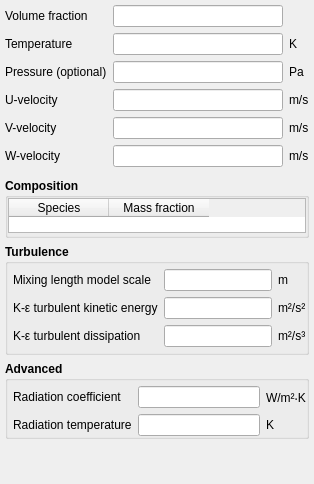
             <widget class="QWidget" name="page_fluid">
              <layout class="QVBoxLayout" name="verticalLayout_2">
               <property name="spacing">
                <number>6</number>
               </property>
               <property name="leftMargin">
                <number>5</number>
               </property>
               <property name="topMargin">
                <number>5</number>
               </property>
               <property name="rightMargin">
                <number>5</number>
               </property>
               <property name="bottomMargin">
                <number>5</number>
               </property>
               <item>
                <widget class="QWidget" name="frame_fluid_parameters" native="true">
                 <layout class="QGridLayout" name="gridLayout_3">
                  <property name="leftMargin">
                   <number>0</number>
                  </property>
                  <property name="topMargin">
                   <number>0</number>
                  </property>
                  <property name="rightMargin">
                   <number>0</number>
                  </property>
                  <property name="bottomMargin">
                   <number>5</number>
                  </property>
                  <item row="1" column="1">
                   <widget class="LineEdit" name="lineedit_keyword_ic_t_g_args_IC"/>
                  </item>
                  <item row="0" column="0">
                   <widget class="QLabel" name="label_ic_ep_g">
                    <property name="text">
                     <string>Volume fraction</string>
                    </property>
                   </widget>
                  </item>
                  <item row="3" column="2">
                   <widget class="QLabel" name="label_ic_u_g_units">
                    <property name="text">
                     <string>m/s</string>
                    </property>
                   </widget>
                  </item>
                  <item row="3" column="0">
                   <widget class="QLabel" name="label_ic_u_g">
                    <property name="text">
                     <string>U-velocity</string>
                    </property>
                   </widget>
                  </item>
                  <item row="4" column="2">
                   <widget class="QLabel" name="label_ic_v_g_units">
                    <property name="text">
                     <string>m/s</string>
                    </property>
                   </widget>
                  </item>
                  <item row="5" column="0">
                   <widget class="QLabel" name="label_ic_v_w">
                    <property name="text">
                     <string>W-velocity</string>
                    </property>
                   </widget>
                  </item>
                  <item row="5" column="2">
                   <widget class="QLabel" name="label_ic_v_w_units">
                    <property name="text">
                     <string>m/s</string>
                    </property>
                   </widget>
                  </item>
                  <item row="4" column="1">
                   <widget class="LineEdit" name="lineedit_keyword_ic_v_g_args_IC"/>
                  </item>
                  <item row="1" column="2">
                   <widget class="QLabel" name="label_ic_t_g_units">
                    <property name="text">
                     <string>K</string>
                    </property>
                   </widget>
                  </item>
                  <item row="3" column="1">
                   <widget class="LineEdit" name="lineedit_keyword_ic_u_g_args_IC"/>
                  </item>
                  <item row="2" column="2">
                   <widget class="QLabel" name="label_ic_p_g_units">
                    <property name="text">
                     <string>Pa</string>
                    </property>
                   </widget>
                  </item>
                  <item row="0" column="1">
                   <widget class="LineEdit" name="lineedit_keyword_ic_ep_g_args_IC">
                    <property name="readOnly">
                     <bool>true</bool>
                    </property>
                   </widget>
                  </item>
                  <item row="2" column="1">
                   <widget class="LineEdit" name="lineedit_keyword_ic_p_g_args_IC"/>
                  </item>
                  <item row="1" column="0">
                   <widget class="QLabel" name="label_ic_t_g">
                    <property name="text">
                     <string>Temperature</string>
                    </property>
                   </widget>
                  </item>
                  <item row="5" column="1">
                   <widget class="LineEdit" name="lineedit_keyword_ic_w_g_args_IC"/>
                  </item>
                  <item row="4" column="0">
                   <widget class="QLabel" name="label_ic_v_g">
                    <property name="text">
                     <string>V-velocity</string>
                    </property>
                   </widget>
                  </item>
                  <item row="2" column="0">
                   <widget class="QLabel" name="label_ic_p_g">
                    <property name="text">
                     <string>Pressure (optional)</string>
                    </property>
                   </widget>
                  </item>
                 </layout>
                </widget>
               </item>
               <item>
                <widget class="QGroupBox" name="groupbox_fluid_composition">
                 <property name="font">
                  <font>
                   <weight>75</weight>
                   <bold>true</bold>
                  </font>
                 </property>
                 <property name="title">
                  <string>Composition</string>
                 </property>
                 <property name="flat">
                  <bool>true</bool>
                 </property>
                 <layout class="QGridLayout" name="gridLayout_14">
                  <property name="leftMargin">
                   <number>0</number>
                  </property>
                  <property name="topMargin">
                   <number>0</number>
                  </property>
                  <property name="rightMargin">
                   <number>0</number>
                  </property>
                  <property name="bottomMargin">
                   <number>2</number>
                  </property>
                  <property name="spacing">
                   <number>6</number>
                  </property>
                  <item row="0" column="0">
                   <widget class="QTableWidget" name="tablewidget_fluid_mass_fraction">
                    <property name="maximumSize">
                     <size>
                      <width>16777215</width>
                      <height>35</height>
                     </size>
                    </property>
                    <property name="font">
                     <font>
                      <weight>50</weight>
                      <bold>false</bold>
                     </font>
                    </property>
                    <property name="selectionMode">
                     <enum>QAbstractItemView::NoSelection</enum>
                    </property>
                    <attribute name="verticalHeaderVisible">
                     <bool>false</bool>
                    </attribute>
                    <column>
                     <property name="text">
                      <string>Species</string>
                     </property>
                    </column>
                    <column>
                     <property name="text">
                      <string>Mass fraction</string>
                     </property>
                    </column>
                   </widget>
                  </item>
                 </layout>
                </widget>
               </item>
               <item>
                <widget class="QGroupBox" name="groupbox_turbulence">
                 <property name="font">
                  <font>
                   <weight>75</weight>
                   <bold>true</bold>
                  </font>
                 </property>
                 <property name="title">
                  <string>Turbulence</string>
                 </property>
                 <property name="flat">
                  <bool>true</bool>
                 </property>
                 <layout class="QGridLayout" name="gridLayout_9">
                  <property name="leftMargin">
                   <number>5</number>
                  </property>
                  <property name="topMargin">
                   <number>5</number>
                  </property>
                  <property name="rightMargin">
                   <number>0</number>
                  </property>
                  <property name="bottomMargin">
                   <number>5</number>
                  </property>
                  <item row="0" column="0">
                   <layout class="QGridLayout" name="gridLayout_6">
                    <item row="0" column="0">
                     <widget class="QLabel" name="label_ic_l_scale">
                      <property name="font">
                       <font>
                        <weight>50</weight>
                        <italic>false</italic>
                        <bold>false</bold>
                       </font>
                      </property>
                      <property name="text">
                       <string>Mixing length model scale</string>
                      </property>
                     </widget>
                    </item>
                    <item row="0" column="1">
                     <widget class="LineEdit" name="lineedit_keyword_ic_l_scale_args_IC">
                      <property name="font">
                       <font>
                        <weight>50</weight>
                        <bold>false</bold>
                       </font>
                      </property>
                     </widget>
                    </item>
                    <item row="0" column="2">
                     <widget class="QLabel" name="label_ic_l_scale_units">
                      <property name="font">
                       <font>
                        <weight>50</weight>
                        <bold>false</bold>
                       </font>
                      </property>
                      <property name="text">
                       <string>m</string>
                      </property>
                     </widget>
                    </item>
                    <item row="1" column="0">
                     <widget class="QLabel" name="label_ic_k_turb_g">
                      <property name="font">
                       <font>
                        <weight>50</weight>
                        <bold>false</bold>
                       </font>
                      </property>
                      <property name="text">
                       <string>K-ε turbulent kinetic energy</string>
                      </property>
                     </widget>
                    </item>
                    <item row="1" column="1">
                     <widget class="LineEdit" name="lineedit_keyword_ic_k_turb_g_args_IC">
                      <property name="font">
                       <font>
                        <weight>50</weight>
                        <bold>false</bold>
                       </font>
                      </property>
                     </widget>
                    </item>
                    <item row="1" column="2">
                     <widget class="QLabel" name="label_ic_k_turb_g_units">
                      <property name="font">
                       <font>
                        <weight>50</weight>
                        <bold>false</bold>
                       </font>
                      </property>
                      <property name="text">
                       <string>m²/s²</string>
                      </property>
                     </widget>
                    </item>
                    <item row="2" column="0">
                     <widget class="QLabel" name="label_ic_e_turb_g">
                      <property name="font">
                       <font>
                        <weight>50</weight>
                        <bold>false</bold>
                       </font>
                      </property>
                      <property name="text">
                       <string>K-ε turbulent dissipation</string>
                      </property>
                     </widget>
                    </item>
                    <item row="2" column="1">
                     <widget class="LineEdit" name="lineedit_keyword_ic_e_turb_g_args_IC">
                      <property name="font">
                       <font>
                        <weight>50</weight>
                        <bold>false</bold>
                       </font>
                      </property>
                     </widget>
                    </item>
                    <item row="2" column="2">
                     <widget class="QLabel" name="label_ic_e_turb_g_units">
                      <property name="font">
                       <font>
                        <weight>50</weight>
                        <bold>false</bold>
                       </font>
                      </property>
                      <property name="text">
                       <string>m²/s³</string>
                      </property>
                     </widget>
                    </item>
                   </layout>
                  </item>
                 </layout>
                </widget>
               </item>
               <item>
                <widget class="QGroupBox" name="groupbox_fluid_advanced">
                 <property name="font">
                  <font>
                   <weight>75</weight>
                   <bold>true</bold>
                  </font>
                 </property>
                 <property name="title">
                  <string>Advanced</string>
                 </property>
                 <property name="flat">
                  <bool>true</bool>
                 </property>
                 <layout class="QGridLayout" name="gridLayout_8">
                  <property name="leftMargin">
                   <number>5</number>
                  </property>
                  <property name="topMargin">
                   <number>5</number>
                  </property>
                  <property name="rightMargin">
                   <number>0</number>
                  </property>
                  <property name="bottomMargin">
                   <number>0</number>
                  </property>
                  <item row="0" column="0">
                   <layout class="QGridLayout" name="gridLayout_7">
                    <item row="0" column="0">
                     <widget class="QLabel" name="label_ic_gama_rg">
                      <property name="font">
                       <font>
                        <weight>50</weight>
                        <bold>false</bold>
                       </font>
                      </property>
                      <property name="text">
                       <string>Radiation coefficient</string>
                      </property>
                     </widget>
                    </item>
                    <item row="0" column="1">
                     <widget class="LineEdit" name="lineedit_keyword_ic_gama_rg_args_IC">
                      <property name="font">
                       <font>
                        <weight>50</weight>
                        <bold>false</bold>
                       </font>
                      </property>
                     </widget>
                    </item>
                    <item row="0" column="2">
                     <widget class="QLabel" name="label_ic_gama_rg_units">
                      <property name="font">
                       <font>
                        <weight>50</weight>
                        <bold>false</bold>
                       </font>
                      </property>
                      <property name="text">
                       <string>W/m²⸳K</string>
                      </property>
                     </widget>
                    </item>
                    <item row="1" column="0">
                     <widget class="QLabel" name="label_ic_t_rg">
                      <property name="font">
                       <font>
                        <weight>50</weight>
                        <bold>false</bold>
                       </font>
                      </property>
                      <property name="text">
                       <string>Radiation temperature</string>
                      </property>
                     </widget>
                    </item>
                    <item row="1" column="1">
                     <widget class="LineEdit" name="lineedit_keyword_ic_t_rg_args_IC">
                      <property name="font">
                       <font>
                        <weight>50</weight>
                        <bold>false</bold>
                       </font>
                      </property>
                     </widget>
                    </item>
                    <item row="1" column="2">
                     <widget class="QLabel" name="label_ic_t_rg_units">
                      <property name="font">
                       <font>
                        <weight>50</weight>
                        <bold>false</bold>
                       </font>
                      </property>
                      <property name="text">
                       <string>K</string>
                      </property>
                     </widget>
                    </item>
                   </layout>
                  </item>
                 </layout>
                </widget>
               </item>
               <item>
                <spacer name="verticalSpacer_2">
                 <property name="orientation">
                  <enum>Qt::Vertical</enum>
                 </property>
                 <property name="sizeHint" stdset="0">
                  <size>
                   <width>20</width>
                   <height>40</height>
                  </size>
                 </property>
                </spacer>
               </item>
              </layout>
             </widget>
